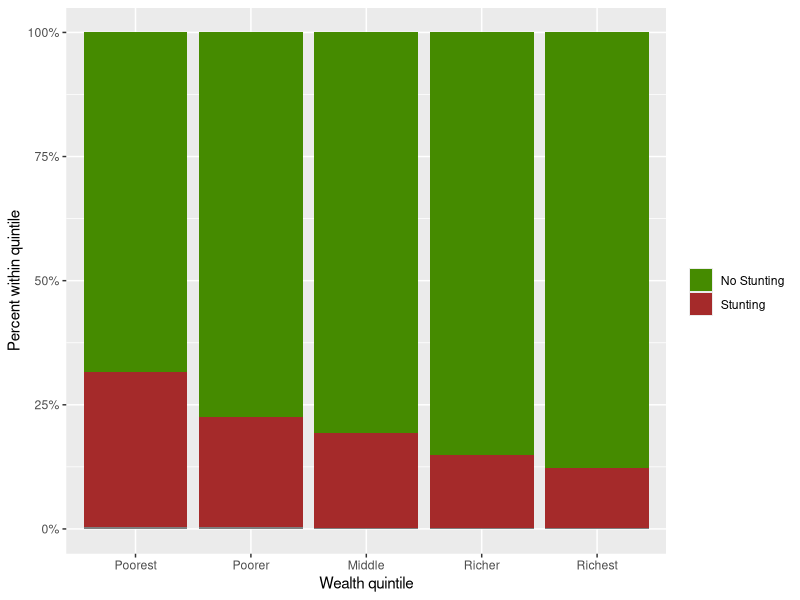
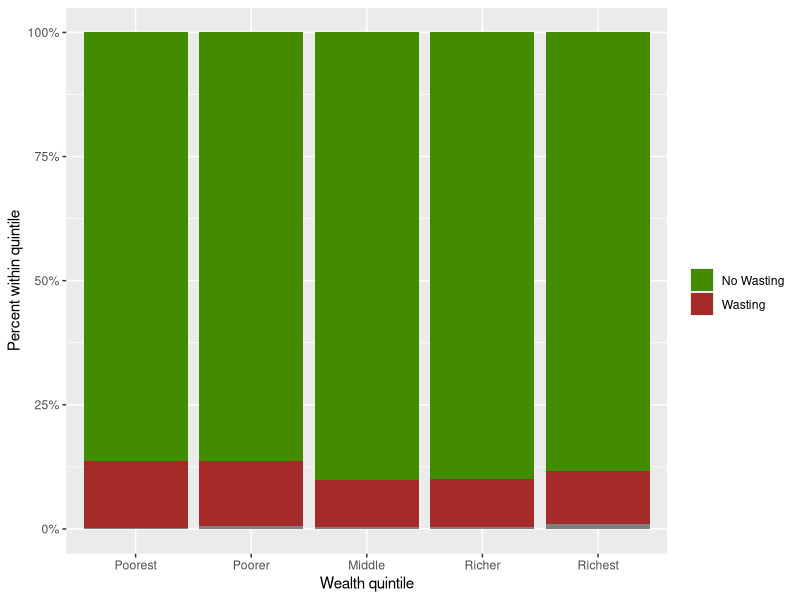
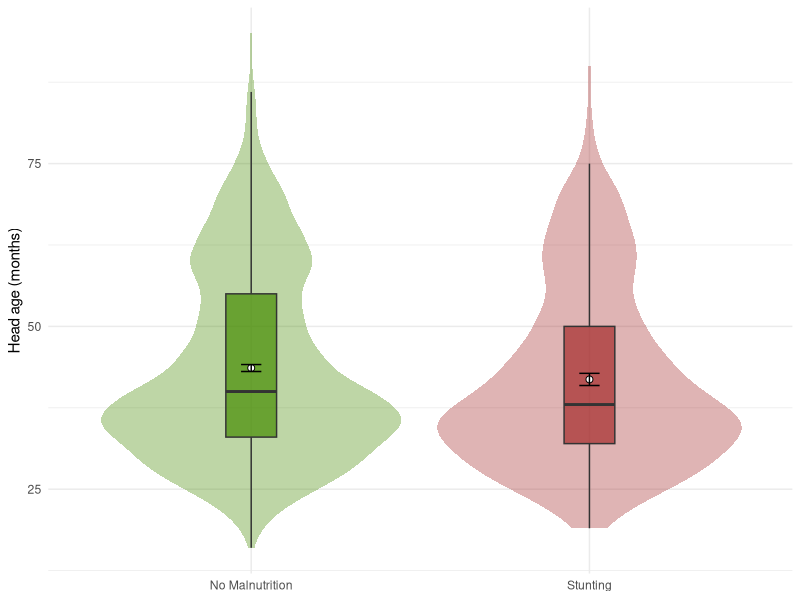
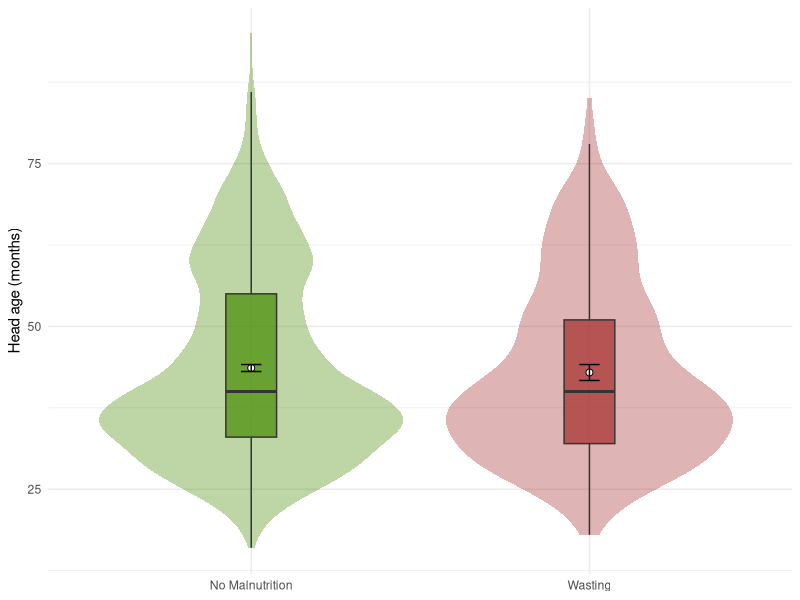

Write R code to recreate these figures, in order.
# 2. Comprehensive Exploratory Analysis with Statistical Tests

library(tidyverse)
library(survey)

# Load cleaned data
bdhs_final <- read.csv("data/bdhs_cleaned_final.csv")

# Create survey design object for weighted analysis
survey_design <- svydesign(
  ids = ~psu,
  strata = ~strata,
  weights = ~weight_normalized,
  data = bdhs_final,
  nest = TRUE
)

# PART 1: BASIC DESCRIPTIVE STATISTICS

# Sample size
cat("\nTotal sample size:", nrow(bdhs_final), "\n")

# Malnutrition prevalence
cat("\n--- Malnutrition Prevalence (unweighted) ---\n")
cat("Stunting:", mean(bdhs_final$stunted, na.rm=T)*100, "%\n")
cat("Wasting:", mean(bdhs_final$wasted, na.rm=T)*100, "%\n")
cat("Underweight:", mean(bdhs_final$underweight, na.rm=T)*100, "%\n")

# Weighted prevalence
cat("\n--- Malnutrition Prevalence (weighted) ---\n")
stunting_weighted <- svymean(~stunted, survey_design, na.rm=TRUE)
wasting_weighted <- svymean(~wasted, survey_design, na.rm=TRUE)
underweight_weighted <- svymean(~underweight, survey_design, na.rm=TRUE)
cat("Stunting:", stunting_weighted[1]*100, "%\n")
cat("Wasting:", wasting_weighted[1]*100, "%\n")
cat("Underweight:", underweight_weighted[1]*100, "%\n")

# PART 2: OBJECTIVE 1 - WEALTH AND MALNUTRITION

cat("\n==================== OBJECTIVE 1: WEALTH AND MALNUTRITION ====================\n")

# Test different wealth variables
cat("\n--- Testing Different Wealth Variables ---\n")

# 1. Wealth combined (V190)
cat("\n1. Wealth Combined Index:\n")
table(bdhs_final$wealth_combined)

# 2. Wealth urban/rural specific (V190A)
cat("\n2. Wealth Urban/Rural Index:\n")
table(bdhs_final$wealth_urban_rural)

# Chi-square tests for categorical wealth
cat("\n--- Chi-square Tests: Wealth Categories vs Malnutrition ---\n")

# Stunting
cat("\nStunting by wealth quintiles:\n")
stunting_wealth_tab <- table(bdhs_final$stunted, bdhs_final$wealth_quintile)
stunting_wealth_tab
print(prop.table(stunting_wealth_tab, 2) * 100)
ggplot(bdhs_final, aes(wealth_quintile, fill = factor(stunted))) +
  geom_bar(position = "fill") +
  scale_fill_manual(
    name = "",
    breaks = c("0","1"),
    labels = c("0" = "No Stunting", "1" = "Stunting"),
    values = c("0" = "chartreuse4",  
               "1" = "brown"), 
    ) +
  scale_x_discrete(limits = c("Poorest","Poorer","Middle","Richer","Richest")) +
  scale_y_continuous(labels = scales::percent) +
  labs(x = "Wealth quintile", y = "Percent within quintile")
chisq.test(stunting_wealth_tab)

# Wasting
cat("\nWasting by wealth quintiles:\n")
wasting_wealth_tab <- table(bdhs_final$wasted, bdhs_final$wealth_quintile)
wasting_wealth_tab
print(prop.table(wasting_wealth_tab, 2) * 100)
ggplot(bdhs_final, aes(wealth_quintile, fill = factor(wasted))) +
  geom_bar(position = "fill") +
  scale_fill_manual(
    name = "",
    breaks = c("0","1"),
    labels = c("0" = "No Wasting", "1" = "Wasting"),
    values = c("0" = "chartreuse4",  
               "1" = "brown"), 
  ) +
  scale_x_discrete(limits = c("Poorest","Poorer","Middle","Richer","Richest")) +
  scale_y_continuous(labels = scales::percent) +
  labs(x = "Wealth quintile", y = "Percent within quintile")
chisq.test(wasting_wealth_tab)

# Underweight
cat("\nUnderweight by wealth quintiles:\n")
uw_wealth_tab <- table(bdhs_final$underweight, bdhs_final$wealth_quintile)
uw_wealth_tab
print(prop.table(uw_wealth_tab, 2) * 100)
chisq.test(uw_wealth_tab)

# Trend test using numeric wealth index
cat("\n--- Trend Test: Wealth as Continuous Variable ---\n")

# Correlation between wealth index and malnutrition
cor.test(bdhs_final$wealth_urban_rural, bdhs_final$stunted)
cor.test(bdhs_final$wealth_urban_rural, bdhs_final$wasted)
cor.test(bdhs_final$wealth_urban_rural, bdhs_final$underweight)

# PART 3: OBJECTIVE 2 - HOUSEHOLD CONDITIONS AND MALNUTRITION
cat("\n==================== OBJECTIVE 2A: HOUSEHOLD STRUCTURES (HEAD) ====================\n")

# T-test: Compare head age between malnourished vs normal
cat("\n--- T-tests: Head Age by Malnutrition Status ---\n")

# Stunting
stunted_head_age <- bdhs_final$head_age[bdhs_final$stunted == 1]
normal_head_age <- bdhs_final$head_age[bdhs_final$any_malnutrition == 0]
t.test(stunted_head_age, normal_head_age)

df_stunting_head_age <- data.frame(
  group = c(rep("Stunting", length(stunted_head_age)),
            rep("No Malnutrition",  length(normal_head_age))),
  head_age = c(stunted_head_age, normal_head_age)
)

ggplot(df_stunting_head_age, aes(group, head_age, fill = group)) +
  geom_violin(trim = TRUE, width = 0.9, alpha = 0.35, color = NA) +
  geom_boxplot(width = 0.15, outlier.shape = NA, alpha = 0.7) +
  stat_summary(fun = mean, geom = "point", size = 2, shape = 21, fill = "white") +
  stat_summary(fun.data = mean_cl_normal, geom = "errorbar", width = 0.06) +
  scale_fill_manual(values = c("No Malnutrition" = "chartreuse4", "Stunting" = "brown")) +
  labs(x = NULL, y = "Head age (months)", fill = NULL) +
  theme_minimal() + theme(legend.position = "none")

# Wasting  
wasted_head_age <- bdhs_final$head_age[bdhs_final$wasted == 1]
t.test(wasted_head_age, normal_head_age)

df_wasting_head_age <- data.frame(
  group = c(rep("Wasting", length(wasted_head_age)),
            rep("No Malnutrition",  length(normal_head_age))),
  head_age = c(wasted_head_age, normal_head_age)
)

ggplot(df_wasting_head_age, aes(group, head_age, fill = group)) +
  geom_violin(trim = TRUE, width = 0.9, alpha = 0.35, color = NA) +
  geom_boxplot(width = 0.15, outlier.shape = NA, alpha = 0.7) +
  stat_summary(fun = mean, geom = "point", size = 2, shape = 21, fill = "white") +
  stat_summary(fun.data = mean_cl_normal, geom = "errorbar", width = 0.06) +
  scale_fill_manual(values = c("No Malnutrition" = "chartreuse4", "Wasting" = "brown")) +
  labs(x = NULL, y = "Head age (months)", fill = NULL) +
  theme_minimal() + theme(legend.position = "none")

# Underweight  
uw_head_age <- bdhs_final$head_age[bdhs_final$underweight == 1]
t.test(uw_head_age, normal_head_age)

# Head Sex Analysis
cat("\n--- Chi-square Test: Head Sex ---\n")
cat("Stunting & Head Sex")
chisq.test(table(bdhs_final$stunted, bdhs_final$head_sex))

cat("Wasting & Head Sex")
chisq.test(table(bdhs_final$wasted, bdhs_final$head_sex))

chisq.test(table(bdhs_final$underweight, bdhs_final$head_sex))

# Relationship to head Analysis
cat("\n--- Chi-square Test: Relationship ---\n")
cat("Stunting & Relationship")
chisq.test(table(bdhs_final$stunted, bdhs_final$relationship))

cat("Wasting & Relationship")
chisq.test(table(bdhs_final$wasted, bdhs_final$relationship))

chisq.test(table(bdhs_final$underweight, bdhs_final$relationship))

cat("\n==================== OBJECTIVE 2B: HOUSEHOLD SIZE ====================\n")

# Descriptive statistics
cat("\n--- Household Size Distribution ---\n")
cat("Mean:", mean(bdhs_final$household_members), "\n")
cat("Median:", median(bdhs_final$household_members), "\n")
cat("SD:", sd(bdhs_final$household_members), "\n")

# T-test: Compare household size between malnourished vs normal
cat("\n--- T-tests: Household Size by Malnutrition Status ---\n")

# Stunting
stunted_hh_size <- bdhs_final$household_members[bdhs_final$stunted == 1]
normal_hh_size <- bdhs_final$household_members[bdhs_final$any_malnutrition == 0]
t.test(stunted_hh_size, normal_hh_size)

# Wasting
wasted_hh_size <- bdhs_final$household_members[bdhs_final$wasted == 1]
t.test(wasted_hh_size, normal_hh_size)

# Underweight
uw_hh_size <- bdhs_final$household_members[bdhs_final$underweight == 1]
t.test(uw_hh_size, normal_hh_size)

# Categorical household size
cat("\n--- Chi-square Test: Household Size Categories ---\n")
cat("Stunting & Household size")
chisq.test(table(bdhs_final$stunted, bdhs_final$household_size_cat))
cat("Wasting & Household size")
chisq.test(table(bdhs_final$wasted, bdhs_final$household_size_cat))

chisq.test(table(bdhs_final$underweight, bdhs_final$household_size_cat))

cat("\n==================== OBJECTIVE 2C: NUMBER OF CHILDREN ====================\n")

# Test different children variables
cat("\n--- Comparing Different Children Variables ---\n")

# 1. Total children ever born
cat("\n1. Total children ever born:\n")
cat("Mean:", mean(bdhs_final$total_children_born), "\n")
cor.test(bdhs_final$total_children_born, bdhs_final$stunted)
cor.test(bdhs_final$total_children_born, bdhs_final$wasted)
cor.test(bdhs_final$total_children_born, bdhs_final$underweight)

# 2. Births in last 5 years
cat("\n2. Births in last 5 years:\n")
cat("Mean:", mean(bdhs_final$births_last5y), "\n")
cor.test(bdhs_final$births_last5y, bdhs_final$stunted)
cor.test(bdhs_final$births_last5y, bdhs_final$wasted)
cor.test(bdhs_final$births_last5y, bdhs_final$underweight)

# 3. Living children
cat("\n3. Living children:\n")
cat("Mean:", mean(bdhs_final$living_children), "\n")
cor.test(bdhs_final$living_children, bdhs_final$stunted)
cor.test(bdhs_final$living_children, bdhs_final$wasted)
cor.test(bdhs_final$living_children, bdhs_final$underweight)


# T-tests for total children ever born (most relevant)
cat("\n--- T-tests: Children by Malnutrition Status ---\n")

# Stunting
stunted_children <- bdhs_final$total_children_born[bdhs_final$stunted == 1]
normal_children <- bdhs_final$total_children_born[bdhs_final$any_malnutrition == 0]
t.test(stunted_children, normal_children)

# Wasting
wasted_children <- bdhs_final$births_last5y[bdhs_final$wasted == 1]
t.test(wasted_children, normal_children)

# Underweight
uw_children <- bdhs_final$births_last5y[bdhs_final$underweight == 1]
t.test(uw_children, normal_children)

# Chi-square for categorical
cat("\n--- Chi-square Test: Children Categories ---\n")
chisq.test(table(bdhs_final$stunted, bdhs_final$children_cat))
chisq.test(table(bdhs_final$wasted, bdhs_final$children_cat))
chisq.test(table(bdhs_final$underweight, bdhs_final$children_cat))


# PART 4: OBJECTIVE 3 - WEALTH AND HOUSEHOLD COMPOSITION ASSOCIATION

cat("\n==================== OBJECTIVE 3: WEALTH-HOUSEHOLD ASSOCIATION ====================\n")

# Correlation analysis
cat("\n--- Correlations with Wealth ---\n")

cor_wealth_hh <- cor.test(bdhs_final$wealth_urban_rural, bdhs_final$household_members)
cat("Wealth and HH size: r =", cor_wealth_hh$estimate, ", p =", cor_wealth_hh$p.value, "\n")

cor_wealth_total_children <- cor.test(bdhs_final$wealth_urban_rural, bdhs_final$total_children_born)
cat("Wealth and total children born: r =", cor_wealth_total_children$estimate, ", p =", cor_wealth_total_children$p.value, "\n")

# Cross-tabulation
cat("\n--- Cross-tabulation: Wealth by HH Size Category ---\n")
wealth_hh_table <- table(bdhs_final$wealth_quintile, bdhs_final$household_size_cat)
print(prop.table(wealth_hh_table, 1) * 100)
chisq.test(wealth_hh_table)

cat("\n--- Cross-tabulation: Wealth by Children Number Category ---\n")
wealth_child_table <- table(bdhs_final$wealth_quintile, bdhs_final$children_cat)
print(prop.table(wealth_child_table, 1) * 100)
chisq.test(wealth_child_table)

# PART 5: OBJECTIVE 4 - PARENT EDUCATION AND MALNUTRITION

cat("\n==================== OBJECTIVE 4: PARENT EDUCATION ====================\n")

# Descriptive statistics
cat("\n--- Education Distribution ---\n")
cat("Mother's education - Mean:", mean(bdhs_final$mother_edu_years), "years\n")
cat("Father's education - Mean:", mean(bdhs_final$father_edu_years), "years\n")
cat("Average parent education - Mean:", mean(bdhs_final$average_parent_edu), "years\n")

# T-tests for education by malnutrition status
cat("\n--- T-tests: Education by Stunting Status ---\n")

# Mother's education
stunted_mother_edu <- bdhs_final$mother_edu_years[bdhs_final$stunted == 1]
normal_mother_edu <- bdhs_final$mother_edu_years[bdhs_final$any_malnutrition == 0]
t_test_mother <- t.test(stunted_mother_edu, normal_mother_edu)
cat("\nMother's education:\n")
cat("  Stunted:", mean(stunted_mother_edu, na.rm=T), "years\n")
cat("  Normal:", mean(normal_mother_edu, na.rm=T), "years\n")
cat("  T-test: t =", t_test_mother$statistic, ", p =", t_test_mother$p.value, "\n")

# Father's education
stunted_father_edu <- bdhs_final$father_edu_years[bdhs_final$stunted == 1]
normal_father_edu <- bdhs_final$father_edu_years[bdhs_final$any_malnutrition == 0]
t_test_father <- t.test(stunted_father_edu, normal_father_edu)
cat("\nFather's education:\n")
cat("  Stunted:", mean(stunted_father_edu, na.rm=T), "years\n")
cat("  Normal:", mean(normal_father_edu, na.rm=T), "years\n")
cat("  T-test: t =", t_test_father$statistic, ", p =", t_test_father$p.value, "\n")

# Average parent education
stunted_avg_edu <- bdhs_final$average_parent_edu[bdhs_final$stunted == 1]
normal_avg_edu <- bdhs_final$average_parent_edu[bdhs_final$any_malnutrition == 0]
t_test_avg <- t.test(stunted_avg_edu, normal_avg_edu)
cat("\nAverage parent education:\n")
cat("  Stunted:", mean(stunted_avg_edu, na.rm=T), "years\n")
cat("  Normal:", mean(normal_avg_edu, na.rm=T), "years\n")
cat("  T-test: t =", t_test_avg$statistic, ", p =", t_test_avg$p.value, "\n")

# Chi-square for education categories
cat("\n--- Chi-square Tests: Education Categories ---\n")
mother_edu_cat_test <- chisq.test(table(bdhs_final$stunted, bdhs_final$mother_edu_cat))
cat("Mother's education category: X² =", mother_edu_cat_test$statistic, 
    ", p =", mother_edu_cat_test$p.value, "\n")

father_edu_cat_test <- chisq.test(table(bdhs_final$stunted, bdhs_final$father_edu_cat))
cat("Father's education category: X² =", father_edu_cat_test$statistic, 
    ", p =", father_edu_cat_test$p.value, "\n")

# We will use average parent education years as the final one since parent's impact on malnutrition is basically same

################################################################################
# PART 6: URBAN vs RURAL DIFFERENCES
################################################################################

cat("\n==================== URBAN vs RURAL ====================\n")

# Basic distribution
cat("\n--- Residence Distribution ---\n")
residence_table <- table(bdhs_final$residence)
print(residence_table)
print(prop.table(residence_table) * 100)

# Malnutrition by residence
cat("\n--- Malnutrition by Residence ---\n")
stunting_residence <- table(bdhs_final$stunted, bdhs_final$residence)
cat("\nStunting prevalence:\n")
print(prop.table(stunting_residence, 2) * 100)
stunting_res_test <- chisq.test(stunting_residence)
cat("Chi-square test: X² =", stunting_res_test$statistic, ", p =", stunting_res_test$p.value, "\n")

wasting_residence <- table(bdhs_final$wasted, bdhs_final$residence)
cat("\nWasting prevalence:\n")
print(prop.table(wasting_residence, 2) * 100)
wasting_res_test <- chisq.test(wasting_residence)
cat("Chi-square test: X² =", wasting_res_test$statistic, ", p =", wasting_res_test$p.value, "\n")

uw_residence <- table(bdhs_final$underweight, bdhs_final$residence)
cat("\nUnderweight prevalence:\n")
print(prop.table(uw_residence, 2) * 100)
uw_res_test <- chisq.test(uw_residence)
cat("Chi-square test: X² =", uw_res_test$statistic, ", p =", uw_res_test$p.value, "\n")

# It is a bit significant
